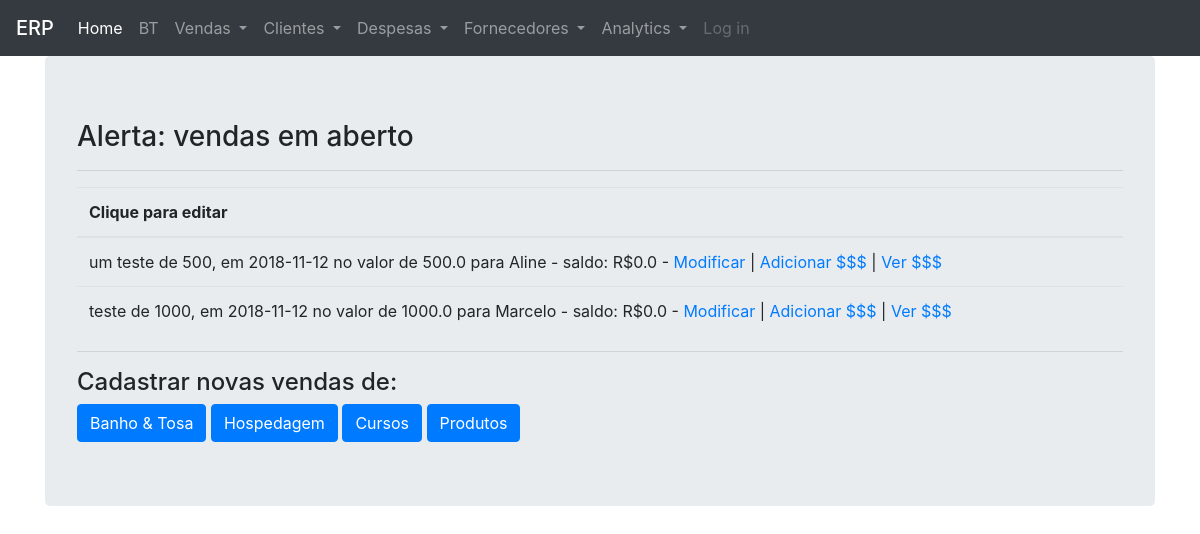
Before: / with the older database file.
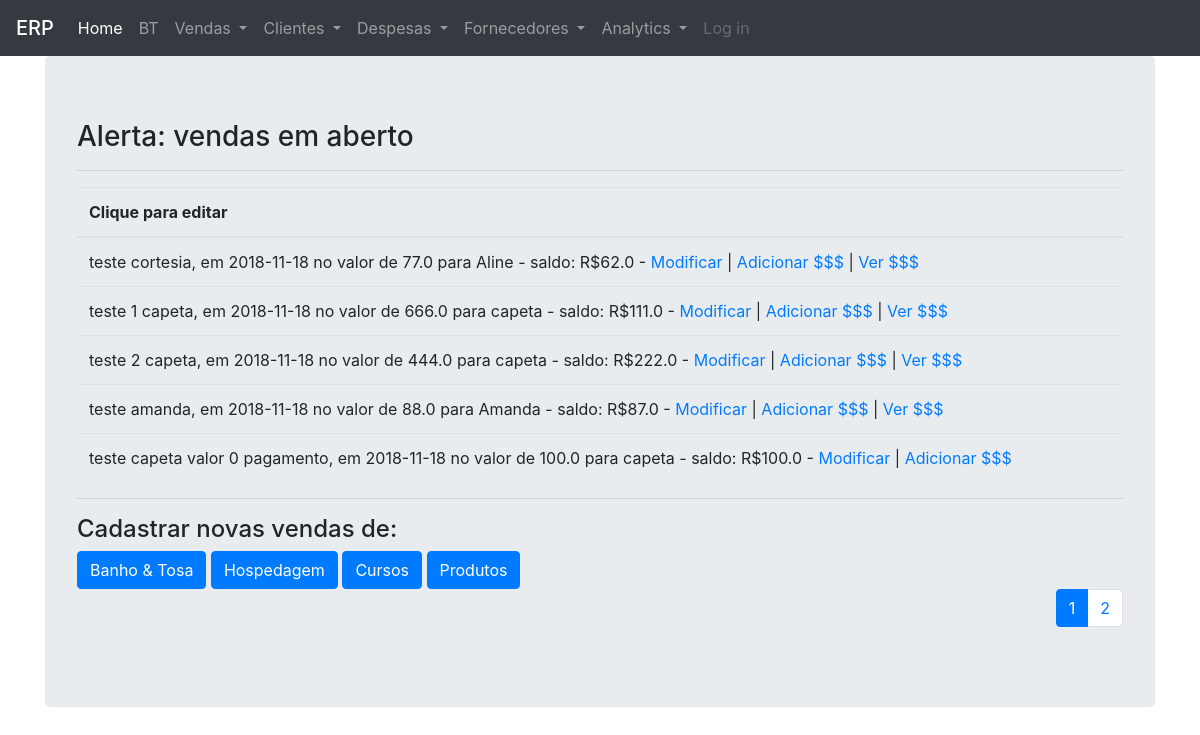
After: the same page with the newer database file.
### petshop/modelos/models.py (models this page shows, shortened)
class Vendas(db.Model):
    __tablename__ = 'vendas'
    id = db.Column(db.Integer, primary_key=True)
    tipo = db.Column(db.String(10), nullable=False)
    descricao = db.Column(db.Text, nullable=False)
    data_venda = db.Column(db.Date, nullable=False)
    valor_servicos = db.Column(db.Float, nullable=True)
    valor_taxi = db.Column(db.Float, nullable=True)
    cliente_id = db.Column(db.Integer, db.ForeignKey('clientes.id'))
    peludos_on_venda = db.relationship(
        "Peludos",
        secondary=association_table,
        back_populates="vendas_on_peludo")
    saldo = db.Column(db.Float, nullable=True)
    pagamentos = db.relationship('Pagamentos')
    data_pbanho = db.Column(db.Date, nullable=True)
    n_banhos = db.Column(db.Integer, nullable=True)
    tipo_banho = db.Column(db.String(15), nullable=True)
    pacote = db.Column(db.String(10), nullable=True)
    data_entrada = db.Column(db.Date, nullable=True)
    data_saida = db.Column(db.Date, nullable=True)
    valor_diarias = db.Column(db.Float, nullable=True)
    valor_prod = db.Column(db.Float, nullable=True)
    custo_prod = db.Column(db.Float, nullable=True)
    def calcula_saldo(self):
        valor_total = self.valor_servicos + self.valor_taxi
        pagamentos = self.pagamentos
        if pagamentos:
            valores_pagos = [item.valor for item in pagamentos]
            valores_pagos = np.array(valores_pagos)
            saldo = round(valor_total - valores_pagos.sum(), 2)
            return saldo
        return valor_total
    def __repr__(self):
        return f"""
        {self.descricao}, em {self.data_venda} no valor de {self.valor_servicos}
        para {Clientes.query.get(self.cliente_id).nome} - saldo: R${self.calcula_saldo()}
        """

class Clientes(db.Model):
    __tablename__ = 'clientes'
    id = db.Column(db.Integer, primary_key=True)
    nome = db.Column(db.String(30), nullable=False)
    sexo = db.Column(db.String(1), nullable=False)
    peludo = db.relationship('Peludos', backref='clientes', lazy=True)
    venda = db.relationship('Vendas', backref='clientes', lazy=True)
    contato = db.relationship('Contatos')
    endereco = db.relationship('Enderecos')

class Pagamentos(db.Model):
    __tablename__ = 'pagamentos'
    id = db.Column(db.Integer, primary_key=True)
    data = db.Column(db.Date, nullable=False)
    valor = db.Column(db.Float, nullable=False)
    valor_entrada = db.Column(db.Float, nullable=False)
    forma_pagto = db.Column(
        db.String(15), nullable=False)
    venda_id = db.Column(db.Integer, db.ForeignKey('vendas.id'))

### petshop/views/views_consultas.py (the view)
@views_consultas.route('/')
def index():
    page = request.args.get('page', 1, type=int)
    listagem = (Vendas.query.filter(
        or_(Vendas.saldo > 0, Vendas.saldo == None)
        ).paginate(page=page, per_page=5))
    if listagem:
        heading = 'Alerta: vendas em aberto'
        tipo = 'vendas'
        return render_template('listagens.html', listagem=listagem,
                               heading=heading, tipo=tipo)
    return render_template('index.html')

### petshop/templates/listagens.html (shortened to what this page needs)
{% extends "base.html" %}
{% block content %}
<div class="jumbotron">
<h3 class="display-5">{{ heading }}</h3>
<hr>
{% if listagem.items %}
    <table class="table table-hover">
    <thead>
    <tr>
    <th scope="col" colspan="2" class="tg">Clique para editar</th>
    </tr>
    </thead>
    <tbody>
    {% for item in listagem.items %}
      <tr>
        <td>
        {{ item }}
        -
        <a href="{{ url_for('views_vendas.modifica_venda', id=item.id) }}">Modificar</a>
        {% if tipo == 'vendas' %}
            {% if item.saldo == 0 %}
                |
                <a href="{{ url_for('views_consultas.listagens',
                                    tipo='pagamentos',
                                    id=item.id)
                        }}">Ver $$$</a>
            {% else %}
                |
                <a href="{{ url_for('views_pagamentos.pagamentos',
                                    id=item.id)
                        }}">Adicionar $$$</a>
                {% if item.pagamentos %}
                    |
                    <a href="{{ url_for('views_consultas.listagens',
                                        tipo='pagamentos',
                                        id=item.id)
                                }}">Ver $$$</a>
                {% endif %}
            {% endif %}
        {% endif %}
        </td>
      </tr>
    {% endfor %}
    </tbody>
    </table>
    <hr>
    {% if tipo == 'vendas' %}
        <h4>Cadastrar novas vendas de:</h4>
        <a class="btn btn-primary" href="{{ url_for('views_vendas.vendas_bt') }}">
            Banho & Tosa</a>
        <a class="btn btn-primary" href="{{ url_for('views_vendas.vendas_bt') }}">
            Hospedagem</a>
        <a class="btn btn-primary" href="{{ url_for('views_vendas.vendas_bt') }}">
            Cursos</a>
        <a class="btn btn-primary" href="{{ url_for('views_vendas.vendas_bt') }}">
            Produtos</a>
    {% endif %}
    {% if listagem.pages > 1 %}
        <nav aria-label="Page navigation ">
            <ul class="pagination justify-content-end">
            {% for page_num in listagem.iter_pages(left_edge=1, right_edge=1, left_current=1, right_current=2) %}
                {% if listagem.page == page_num %}
                    <li class="page-item active">
                    <span class="page-link">{{ page_num }}
                    </span>
                    </li>
                {% else %}
                    <li class="page-item">
                    <a class="page-link"
                    href="{{ url_for('views_consultas.listagens', page=page_num, id=0, tipo = tipo) }}">{{ page_num }}
                    </a>
                    </li>
                {% endif %}
            {% endfor %}
            </ul>
        </nav>
    {% endif %}
{% endif %}
</div>
{% endblock %}

Changed rows visible on the page:
no longer on this page (row edited): Vendas: descricao+data_venda+valor_servicos "um teste de 500, em 2018-11-12 no valor de 500.0 para Aline - saldo: R$0.0"
changed Vendas: descricao+data_venda+valor_servicos "teste de 1000, em 2018-11-12 no valor de 1000.0 para Marcelo - saldo: R$0.0" → "teste cortesia, em 2018-11-18 no valor de 77.0 para Aline - saldo: R$62.0"
now on this page (row edited): Vendas: descricao+data_venda+valor_servicos "teste 1 capeta, em 2018-11-18 no valor de 666.0 para capeta - saldo: R$111.0"
now on this page (row edited): Vendas: descricao+data_venda+valor_servicos "teste 2 capeta, em 2018-11-18 no valor de 444.0 para capeta - saldo: R$222.0"
added Vendas: descricao+data_venda+valor_servicos "teste amanda, em 2018-11-18 no valor de 88.0 para Amanda - saldo: R$87.0"
added Vendas: descricao+data_venda+valor_servicos "teste capeta valor 0 pagamento, em 2018-11-18 no valor de 100.0 para capeta - saldo: R$100.0"
Other visible differences:
new list line: "1"
new list line: "2"
